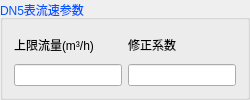
         <widget class="QGroupBox" name="gBox_DN5_Flow">
          <property name="palette">
           <palette>
            <active>
             <colorrole role="WindowText">
              <brush brushstyle="SolidPattern">
               <color alpha="255">
                <red>0</red>
                <green>85</green>
                <blue>255</blue>
               </color>
              </brush>
             </colorrole>
            </active>
            <inactive>
             <colorrole role="WindowText">
              <brush brushstyle="SolidPattern">
               <color alpha="255">
                <red>0</red>
                <green>85</green>
                <blue>255</blue>
               </color>
              </brush>
             </colorrole>
            </inactive>
            <disabled>
             <colorrole role="WindowText">
              <brush brushstyle="SolidPattern">
               <color alpha="255">
                <red>120</red>
                <green>120</green>
                <blue>120</blue>
               </color>
              </brush>
             </colorrole>
            </disabled>
           </palette>
          </property>
          <property name="title">
           <string>DN5表流速参数</string>
          </property>
          <layout class="QHBoxLayout" name="horizontalLayout_7">
           <item>
            <layout class="QVBoxLayout" name="verticalLayout_11">
             <item>
              <widget class="QLabel" name="label_25">
               <property name="minimumSize">
                <size>
                 <width>90</width>
                 <height>25</height>
                </size>
               </property>
               <property name="maximumSize">
                <size>
                 <width>16777215</width>
                 <height>40</height>
                </size>
               </property>
               <property name="palette">
                <palette>
                 <active>
                  <colorrole role="WindowText">
                   <brush brushstyle="SolidPattern">
                    <color alpha="255">
                     <red>0</red>
                     <green>0</green>
                     <blue>0</blue>
                    </color>
                   </brush>
                  </colorrole>
                 </active>
                 <inactive>
                  <colorrole role="WindowText">
                   <brush brushstyle="SolidPattern">
                    <color alpha="255">
                     <red>0</red>
                     <green>0</green>
                     <blue>0</blue>
                    </color>
                   </brush>
                  </colorrole>
                 </inactive>
                 <disabled>
                  <colorrole role="WindowText">
                   <brush brushstyle="SolidPattern">
                    <color alpha="255">
                     <red>120</red>
                     <green>120</green>
                     <blue>120</blue>
                    </color>
                   </brush>
                  </colorrole>
                 </disabled>
                </palette>
               </property>
               <property name="text">
                <string>上限流量(m³/h)</string>
               </property>
              </widget>
             </item>
             <item>
              <widget class="QLineEdit" name="lineEdit_DN5_UpperFlow"/>
             </item>
            </layout>
           </item>
           <item>
            <layout class="QVBoxLayout" name="verticalLayout_12">
             <item>
              <widget class="QLabel" name="label_26">
               <property name="minimumSize">
                <size>
                 <width>55</width>
                 <height>25</height>
                </size>
               </property>
               <property name="palette">
                <palette>
                 <active>
                  <colorrole role="WindowText">
                   <brush brushstyle="SolidPattern">
                    <color alpha="255">
                     <red>0</red>
                     <green>0</green>
                     <blue>0</blue>
                    </color>
                   </brush>
                  </colorrole>
                 </active>
                 <inactive>
                  <colorrole role="WindowText">
                   <brush brushstyle="SolidPattern">
                    <color alpha="255">
                     <red>0</red>
                     <green>0</green>
                     <blue>0</blue>
                    </color>
                   </brush>
                  </colorrole>
                 </inactive>
                 <disabled>
                  <colorrole role="WindowText">
                   <brush brushstyle="SolidPattern">
                    <color alpha="255">
                     <red>120</red>
                     <green>120</green>
                     <blue>120</blue>
                    </color>
                   </brush>
                  </colorrole>
                 </disabled>
                </palette>
               </property>
               <property name="text">
                <string>修正系数</string>
               </property>
              </widget>
             </item>
             <item>
              <widget class="QLineEdit" name="lineEdit_DN5_adjust"/>
             </item>
            </layout>
           </item>
          </layout>
         </widget>
